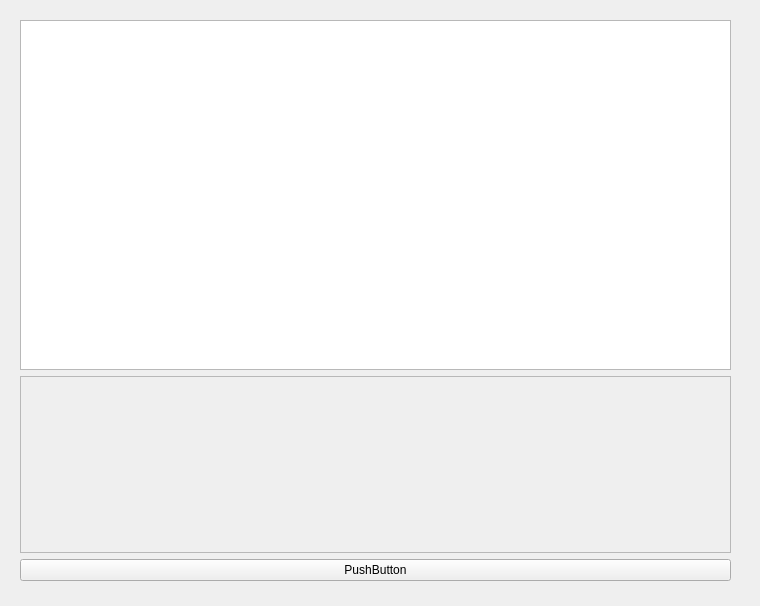
<?xml version="1.0" encoding="UTF-8"?>
<ui version="4.0">
 <class>ReviewWindow</class>
 <widget class="QWidget" name="ReviewWindow">
  <property name="geometry">
   <rect>
    <x>0</x>
    <y>0</y>
    <width>760</width>
    <height>606</height>
   </rect>
  </property>
  <property name="windowTitle">
   <string>EasyLog - 复习</string>
  </property>
  <widget class="QWidget" name="verticalLayoutWidget">
   <property name="geometry">
    <rect>
     <x>20</x>
     <y>20</y>
     <width>711</width>
     <height>561</height>
    </rect>
   </property>
   <layout class="QVBoxLayout" name="mainLayout">
    <item>
     <widget class="QTextBrowser" name="text">
      <property name="sizePolicy">
       <sizepolicy hsizetype="Expanding" vsizetype="Minimum">
        <horstretch>0</horstretch>
        <verstretch>0</verstretch>
       </sizepolicy>
      </property>
      <property name="minimumSize">
       <size>
        <width>0</width>
        <height>350</height>
       </size>
      </property>
      <property name="font">
       <font>
        <family>Microsoft YaHei UI</family>
        <pointsize>15</pointsize>
       </font>
      </property>
     </widget>
    </item>
    <item>
     <widget class="QScrollArea" name="formArea">
      <property name="widgetResizable">
       <bool>true</bool>
      </property>
      <widget class="QWidget" name="formWid">
       <property name="geometry">
        <rect>
         <x>0</x>
         <y>0</y>
         <width>707</width>
         <height>172</height>
        </rect>
       </property>
       <widget class="QWidget" name="formLayoutWidget">
        <property name="geometry">
         <rect>
          <x>0</x>
          <y>0</y>
          <width>711</width>
          <height>171</height>
         </rect>
        </property>
        <layout class="QFormLayout" name="form"/>
       </widget>
      </widget>
     </widget>
    </item>
    <item>
     <widget class="QPushButton" name="pushButton">
      <property name="text">
       <string>PushButton</string>
      </property>
     </widget>
    </item>
   </layout>
  </widget>
 </widget>
 <resources/>
 <connections/>
</ui>
